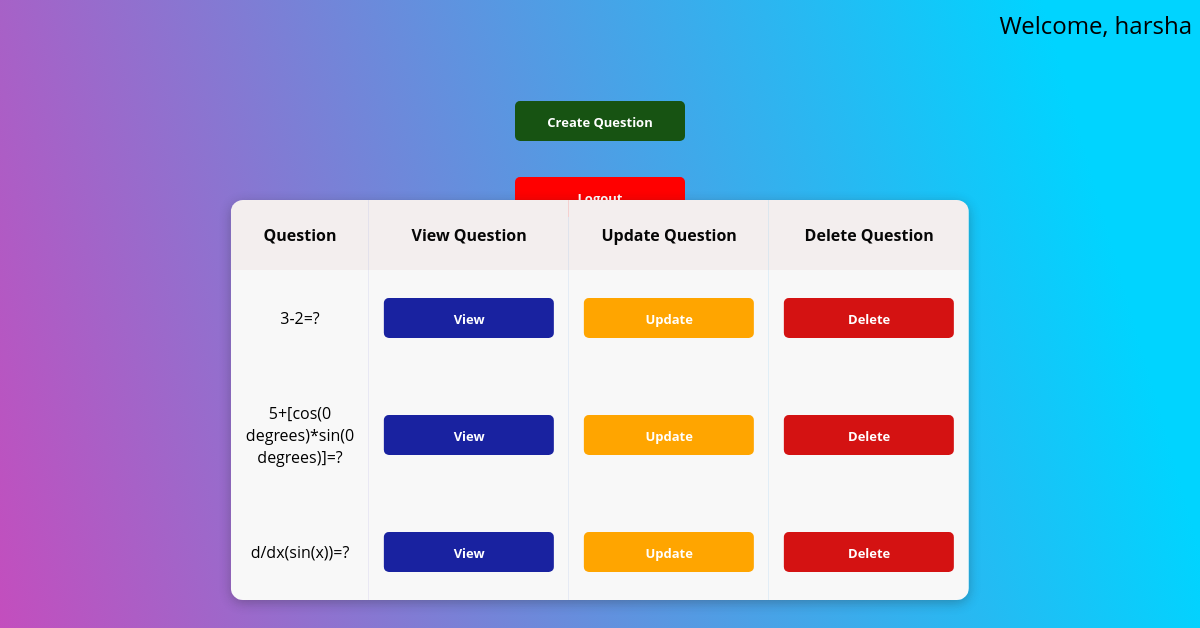
The app's page /teacher/ (signed in), older data.
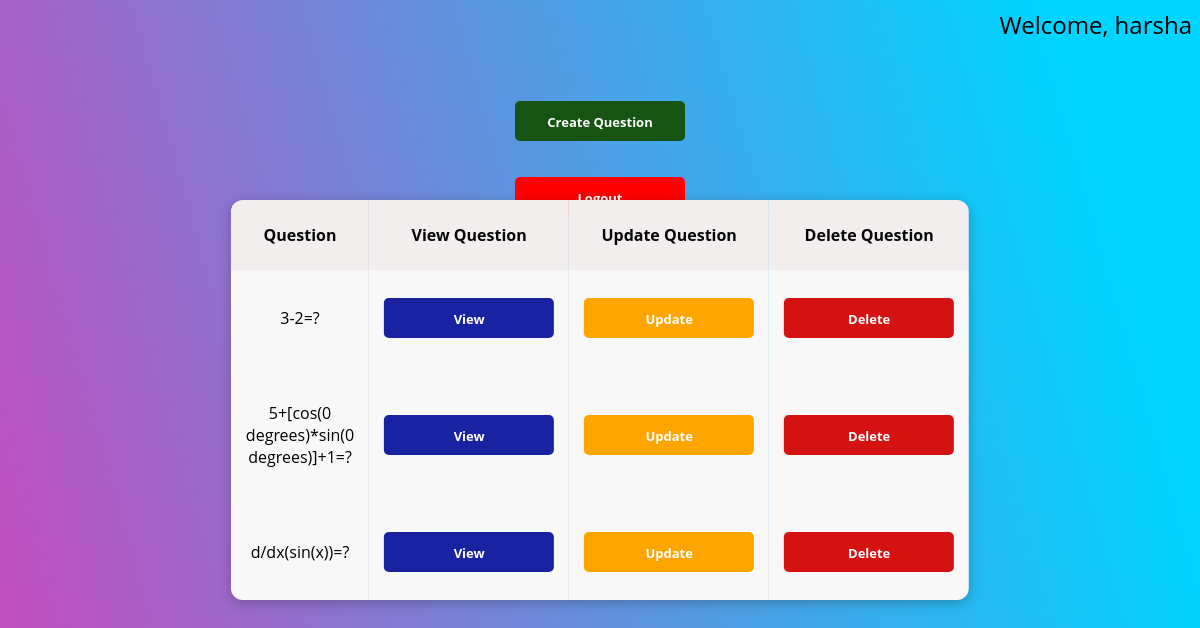
The same page, newer data.
### user/models.py (models this page shows)
class User(AbstractUser):
    is_student=models.BooleanField(default=False)
    is_teacher=models.BooleanField(default=False)

### teacher/models.py (models this page shows, shortened)
class Question(models.Model):
    question = models.TextField(max_length=200)
    answer = models.TextField(max_length=200)
    user = models.ForeignKey(Teacher,on_delete=models.CASCADE,null=True)
    q_subject = models.CharField(max_length=25,null=True,blank=True,choices = SUBJECT_CHOICES)

### teacher/views.py (the view)
# urls.py: path('',TeacherHomeView.as_view(),name='teacher'),
class TeacherHomeView(LoginRequiredMixin,ListView):
    model = Question
    context_object_name="questions"
    template_name='teacher/teacher.html'
    login_url='/login'
    def get_queryset(self):
        try:
            u=Teacher.objects.get(user=self.request.user)
            subject=u.t_subject
        except Teacher.DoesNotExist:
            u=None
            subject=u.t_subject
        return Question.objects.filter(q_subject=subject)

### teacher/templates/teacher/teacher.html
{% extends 'base.html' %}
{% block content%}
<p class="teacher-p">Welcome, {{user.username}} </p>
<div>
        <table class="teacher-main-table">
                <tr>
                        <th>Question</th>
                        <th>View Question</th>
                        <th>Update Question</th>
                        <th>Delete Question</th>
                </tr>
                {% for a in questions %}
                <tr>
                        <td>{{a.question}}</td>
                        <td><a class="view-button" href="{% url 'teacher.detail' pk=a.id %}">View</a></td>
                        <td><a class="update-button" href="{% url 'teacher.update' pk=a.id %}">Update</a></td>
                        <td><a class="delete-button" href="{% url 'teacher.delete' pk=a.id %}">Delete</a></td>
                </tr>
                {% endfor %}
        </table>
        <br><br>
        <a class="create-button" href="{% url 'teacher.create'%}">Create Question</a>
        <br><br>
        <a class="logout-button" href="{% url 'logout'%}">Logout</a>
</div>
{% endblock %}

### static/templates/base.html
{% load static %}
<html>
<head>
    <link rel="stylesheet" type="text/css" href="{% static 'css/style.css' %}" />
</head>
<body>
    {% block content %}
    {% endblock %}
</body>
</html>

### static/css/style.css (style rules this page uses)
body { text-align: center; background: linear-gradient(74deg, rgba(2, 0, 36, 1) 0%, rgba(187, 16, 166, 0.7652310924369747) 0%, rgba(0, 212, 255, 1) 89%); }
.teacher-p { text-align: right; font-family: 'Open Sans', sans-serif; font-size: x-large; }
.teacher-main-table { position: absolute; z-index: 2; left: 50%; top: 50%; transform: translate(-50%, -50%); width: 60%; height: 400px; margin: auto; font-family: 'Open Sans', sans-serif; font-size-adjust: initial; text-align: center; border-collapse: collapse; border-spacing: 0; border-radius: 12px 12px; overflow: hidden; box-shadow: 0 3px 12px rgba(32, 32, 32, 0.3); }
.teacher-main-table td, th { background: #f8f8f8; padding: 12px 15px; color: #000000; font-family: 'Open Sans', sans-serif; }
.create-button { position: relative; display: block; width: 150px; height: 20px; background: #175312; padding: 10px; text-align: center; border-radius: 5px; color: white; font-weight: bold; line-height: 22px; text-decoration: none; font-size: small; font-family: 'Open Sans', sans-serif; margin: auto; }
.logout-button { display: block; width: 150px; height: 20px; background: #ff0000; padding: 10px; text-align: center; border-radius: 5px; color: white; font-weight: bold; line-height: 22px; text-decoration: none; font-size: small; font-family: 'Open Sans', sans-serif; margin: auto; }
.view-button { display: block; width: 150px; height: 20px; background: #1922a0; padding: 10px; text-align: center; border-radius: 5px; color: white; font-weight: bold; line-height: 22px; text-decoration: none; font-size: small; font-family: 'Open Sans', sans-serif; margin: auto; }
.update-button { display: block; width: 150px; height: 20px; background: rgb(255, 165, 0); padding: 10px; text-align: center; border-radius: 5px; color: white; font-weight: bold; line-height: 22px; text-decoration: none; font-size: small; font-family: 'Open Sans', sans-serif; margin: auto; }
.delete-button { display: block; width: 150px; height: 20px; background: #d41212; padding: 10px; text-align: center; border-radius: 5px; color: white; font-weight: bold; line-height: 22px; text-decoration: none; font-size: small; font-family: 'Open Sans', sans-serif; margin: auto; }
.teacher-detail-table th, td { background: #21ad50; padding: 15px 15px; color: #fafafa; font-family: 'Open Sans', sans-serif; }
.student-table td, th { background: #f3eeee; padding: 12px 15px; color: #070707; font-family: 'Open Sans', sans-serif; }

Row changes from the older to the newer data that the page shows:
changed Question: question "5+[cos(0 degrees)*sin(0 degrees)]=?" → "5+[cos(0 degrees)*sin(0 degrees)]+1=?"
